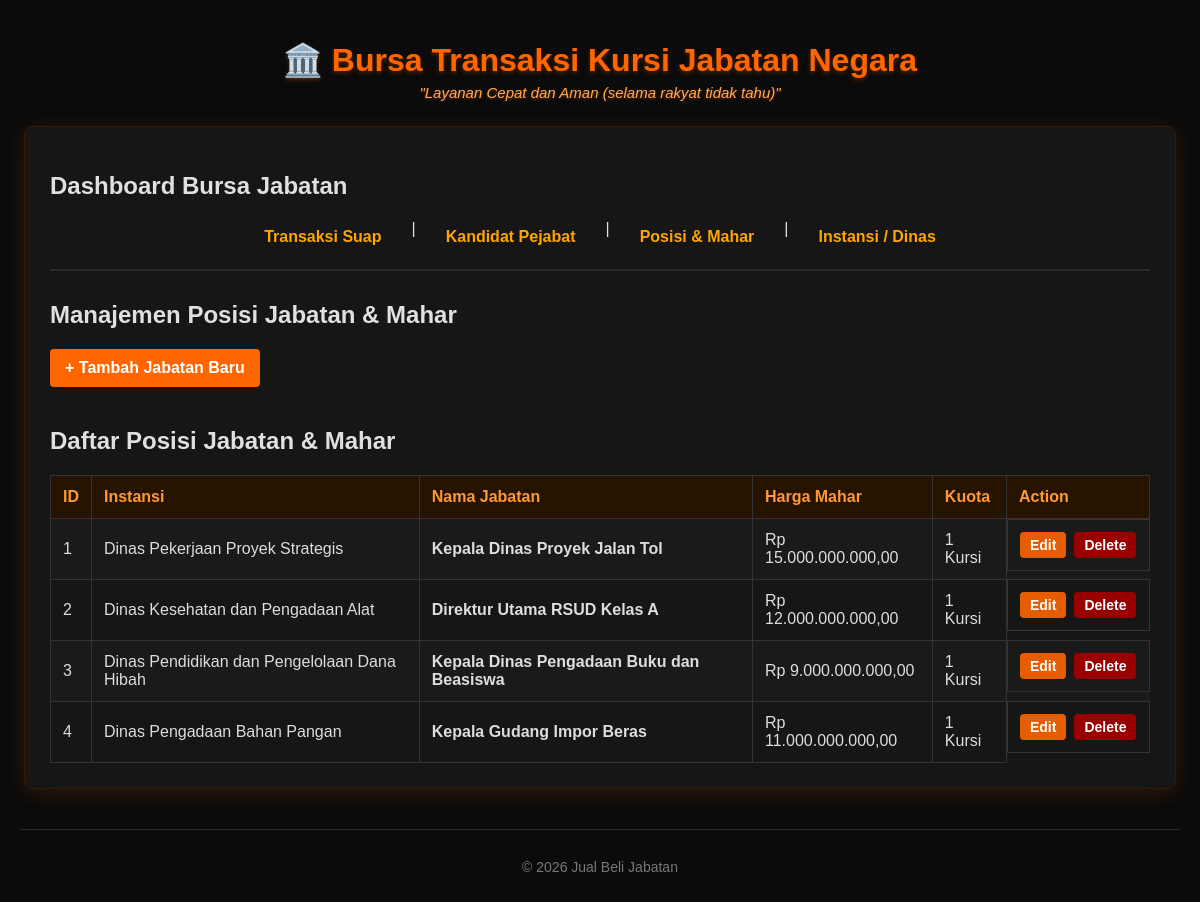
The page /?page=positions on the database its author committed.
### tables this page shows
CREATE TABLE `positions` (
  `id` int NOT NULL,
  `department_id` int NOT NULL,
  `position_name` varchar(100) NOT NULL,
  `price` decimal(15,2) NOT NULL,
  `quota` int NOT NULL
);

CREATE TABLE `departments` (
  `id` int NOT NULL,
  `dept_code` varchar(20) NOT NULL,
  `dept_name` varchar(100) NOT NULL
);

### config/db.php (called while the page is built, shortened)
<?php
class Database {
    private $host = "localhost";
    private $username = "root";
    private $password = "";
    private $dbname = "db_jualbeli";
    public function __construct() {
        try {
            $this->conn = new PDO("mysql:host=$this->host;dbname=$this->dbname", $this->username,$this->password);
        }
        catch (PDOException $e) {
            echo "Connection failed: " . $e->getMessage();
        }
    }
}
?>

### class/Position.php (called while the page is built, shortened)
<?php
require_once 'config/db.php';
class Position {
    private $db;
    public function __construct() {
        $this->db = (new Database())->conn;
    }
    public function getAllPositions() {
        $query = "SELECT positions.*, departments.dept_name, departments.dept_code
                  FROM positions
                  JOIN departments ON positions.department_id = departments.id
                  ORDER BY positions.id ASC";
        $stmt = $this->db->query($query);
        return $stmt->fetchAll(PDO::FETCH_ASSOC);
    }
}
?>

### view/positions.php (the view, shortened to what this page needs)
<h2>Manajemen Posisi Jabatan & Mahar</h2>
<?php if (!isset($_GET['action'])): ?>
    <a href="index.php?page=positions&action=add" class="btn btn-primary">+ Tambah Jabatan Baru</a>
<?php endif; ?>
<h2>Daftar Posisi Jabatan & Mahar</h2>
<table>
    <tr>
        <th>ID</th>
        <th>Instansi</th>
        <th>Nama Jabatan</th>
        <th>Harga Mahar</th>
        <th>Kuota</th>
        <th>Action</th>
    </tr>
    <?php foreach ($position->getAllPositions() as $p): ?>
    <tr>
        <td><?= $p['id'] ?></td>
        <td><?= htmlspecialchars($p['dept_name']) ?></td>
        <td><strong><?= htmlspecialchars($p['position_name']) ?></strong></td>
        <td>Rp <?= number_format($p['price'], 2, ',', '.') ?></td>
        <td><?= $p['quota'] ?> Kursi</td>
        <td class="table-actions">
            <a href="index.php?page=positions&action=edit&id=<?= $p['id'] ?>" class="btn btn-warning">Edit</a>
            <a href="index.php?page=positions&action=delete&id=<?= $p['id'] ?>" class="btn btn-danger" onclick="return confirm('Apakah Anda yakin ingin menghapus jabatan ini?')">Delete</a>
        </td>
    </tr>
    <?php endforeach; ?>
</table>

### style.css (style rules this page uses)
body { font-family: Arial, sans-serif; background-color: #0b0b0b; color: #e0e0e0; margin: 0; padding: 20px; }
.btn { padding: 10px 15px; border: none; border-radius: 4px; cursor: pointer; font-weight: bold; text-decoration: none; display: inline-block; }
.btn-primary { background-color: #ff6600; color: white; margin-bottom: 20px; }
.btn-warning { background-color: #e65c00; color: white; padding: 5px 10px; font-size: 14px; }
.btn-danger { background-color: #990000; color: white; padding: 5px 10px; font-size: 14px; }
table { width: 100%; border-collapse: collapse; margin-top: 15px; }
table th, table td { border: 1px solid #333; padding: 12px; text-align: left; color: #ddd; }
table th { background-color: #261300; color: #ff9933; }
table tr:nth-child(even) { background-color: #1a1a1a; }
.table-actions { display: flex; gap: 8px; }

### rows shown on the page
positions: id "1", department.dept_name "Dinas Pekerjaan Proyek Strategis", position_name "Kepala Dinas Proyek Jalan Tol", price "15.000.000.000,00", quota "1"
positions: id "2", department.dept_name "Dinas Kesehatan dan Pengadaan Alat", position_name "Direktur Utama RSUD Kelas A", price "12.000.000.000,00", quota "1"
positions: id "3", department.dept_name "Dinas Pendidikan dan Pengelolaan Dana Hibah", position_name "Kepala Dinas Pengadaan Buku dan Beasiswa", price "9.000.000.000,00", quota "1"
positions: id "4", department.dept_name "Dinas Pengadaan Bahan Pangan", position_name "Kepala Gudang Impor Beras", price "11.000.000.000,00", quota "1"
